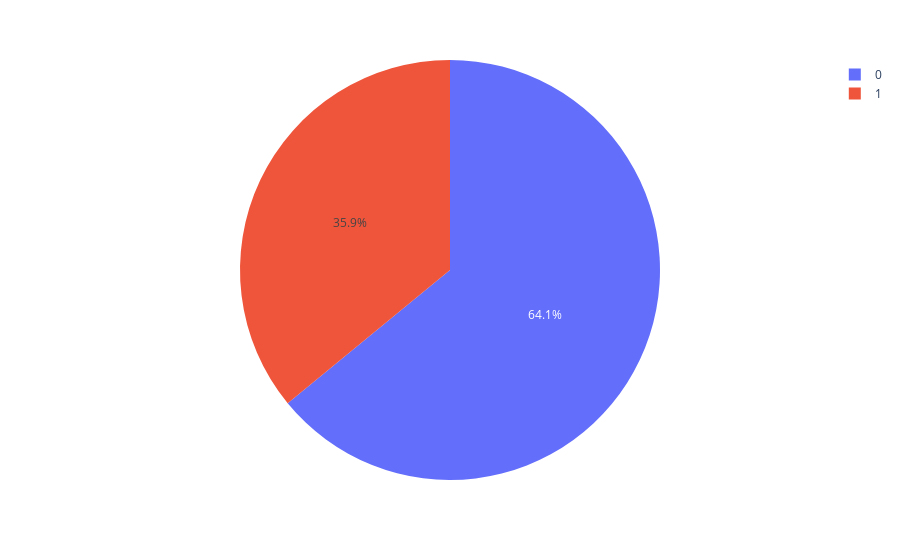

Write notebook code for a chart like this one.
### Markdown cell above
As expected, the majority of fraudulent transactions were online orders, accounting for 94.6%.

### Code cell
class0 = data.loc[data['fraud'] == 0, ['used_chip', 'fraud']]
used_chip0 = class0['used_chip'].value_counts()
px.pie(class0, names = used_chip0.index, values = used_chip0.values)

### Figure 1 — Plotly figure (JSON) as saved in the notebook; plotly's stock layout.template omitted (floating-point values rounded to 4 significant figures)
{"data": [{"domain": {"x": [0, 1], "y": [0, 1]}, "hovertemplate": "label=%{label}<br>value=%{value}<extra></extra>", "labels": [0, 1], "legendgroup": "", "name": "", "showlegend": true, "type": "pie", "values": [584608, 327989]}], "layout": {"legend": {"tracegroupgap": 0}, "margin": {"t": 60}}}
